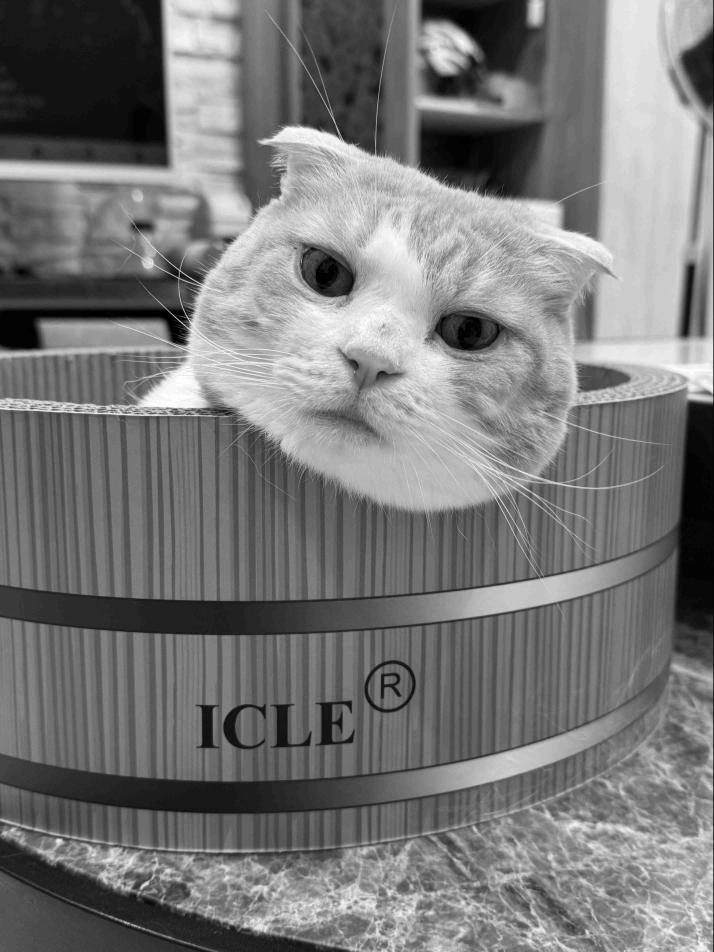
#> input picture img/attacked_jpeg.jpg, 4284 x 5712 px, given in place of watermarked.png, which was not available (shown at 1/6 size)
$ python attack_main.py
#> lines starting #> are read from the running program, lines starting #| are printed output that depends on the picture; pictures that were not available may be replaced by others from this repository, and a replacement may not be noted
### attack_simulation.py
import cv2
import numpy as np
from PIL import Image

# JPEG壓縮攻擊
# input_path: 輸入圖片路徑
# output_path: 輸出圖片路徑
# quality: JPEG品質(1-100)，數字越小壓縮越嚴重
def jpeg_compress(input_path, output_path, quality=10):
    # 使用PIL開啟圖片並以指定品質存成JPEG
#> called with input_path = 'watermarked.png', output_path = 'attacked_jpeg.jpg', quality = 20
    img = Image.open(input_path)
#> img is the input picture: PIL image 4284x5712 L; min 0, max 255, mean 120
    img.save(output_path, 'JPEG', quality=quality)
    print(f'JPEG compressed image saved to {output_path}')

# 縮放攻擊（未用於主流程，可擴充）
# [8 lines left out: function resize_attack, not called in this run]

# 高斯雜訊攻擊
# input_path: 輸入圖片路徑
# output_path: 輸出圖片路徑
# noise_std: 標準差，越大雜訊越明顯
def noise_attack(input_path, output_path, noise_std=10):
    # 讀取灰階圖片並加入高斯雜訊
#> called with input_path = 'watermarked.png', output_path = 'attacked_noise.png', noise_std = 60
    img = cv2.imread(input_path, cv2.IMREAD_GRAYSCALE)
    noise = np.random.normal(0, noise_std, img.shape)
    noisy_img = img + noise
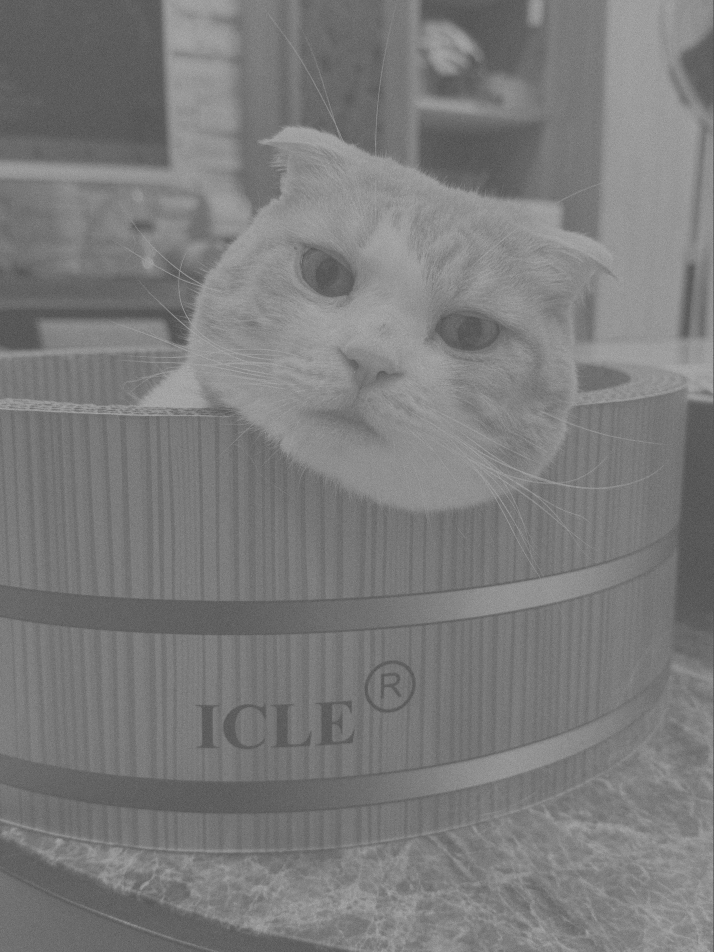
#> noisy_img: shape (5712, 4284) float64 (shown at 1/6 size); min -282.1, max 545.8, mean 120; drawn with min black and max white
    noisy_img = np.clip(noisy_img, 0, 255).astype(np.uint8)
    cv2.imwrite(output_path, noisy_img)
    print(f'Noisy image saved to {output_path}')

# [15 lines that do not run on import are left out]

### attack_main.py
# attack_main.py
# 步驟2：對加浮水印的圖片進行各種攻擊，產生多個攻擊後圖片
# 執行：python attack_main.py

import cv2
from attack_simulation import jpeg_compress, noise_attack
import numpy as np

# ====== 參數設定 ======
watermarked_img = 'watermarked.png'  # 已加浮水印的圖片

# ====== JPEG 壓縮攻擊 ======
# 將圖片以低品質存成 JPEG，模擬壓縮失真
jpeg_img = 'attacked_jpeg.jpg'
jpeg_compress(watermarked_img, jpeg_img, quality=20)  # quality 越低壓縮越嚴重
print(f'JPEG壓縮攻擊完成，輸出檔案：{jpeg_img}')

# ====== 高斯雜訊攻擊 ======
# 對圖片加入高斯雜訊，模擬感測器雜訊或傳輸干擾
noise_img = 'attacked_noise.png'
noise_attack(watermarked_img, noise_img, noise_std=60)  # noise_std 越大雜訊越明顯
print(f'高斯雜訊攻擊完成，輸出檔案：{noise_img}')

# ====== 翻轉攻擊（水平翻轉） ======
# 將圖片左右翻轉，模擬圖片被鏡像處理
flip_img = 'attacked_flip.png'
img = cv2.imread(watermarked_img, cv2.IMREAD_GRAYSCALE)
img_flip = cv2.flip(img, 1)
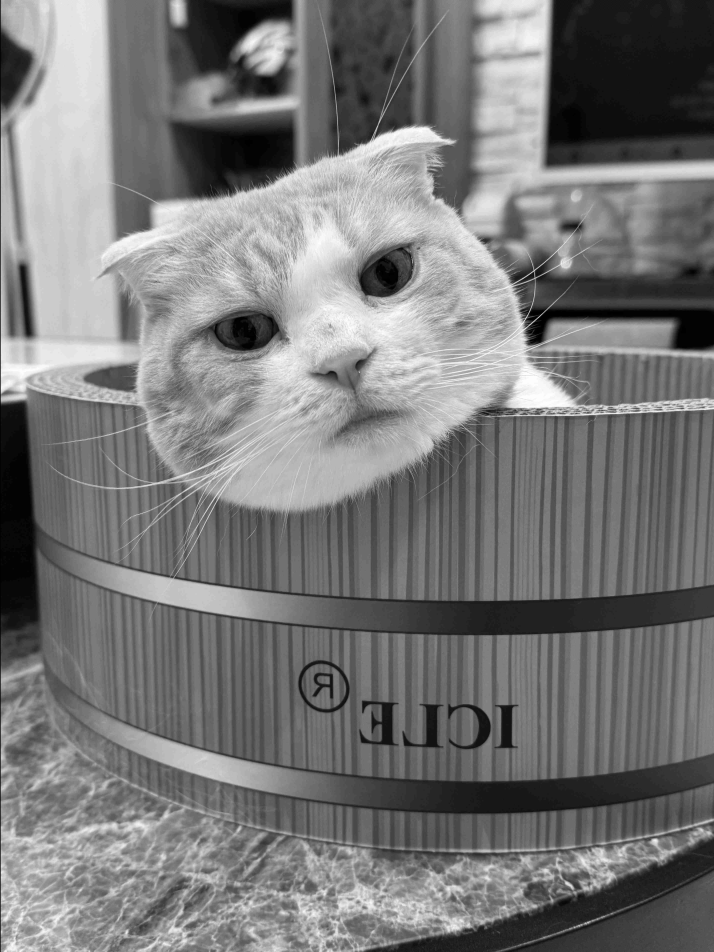
#> img_flip: shape (5712, 4284) (shown at 1/6 size); min 0, max 255, mean 120
cv2.imwrite(flip_img, img_flip)
print(f'翻轉攻擊完成，輸出檔案：{flip_img}')

# ====== 90度旋轉攻擊 ======
# 將圖片逆時針旋轉90度，模擬圖片方向被改變
rot90_img = 'attacked_rot90.png'
img = cv2.imread(watermarked_img, cv2.IMREAD_GRAYSCALE)
img_rot90 = np.rot90(img, 1)
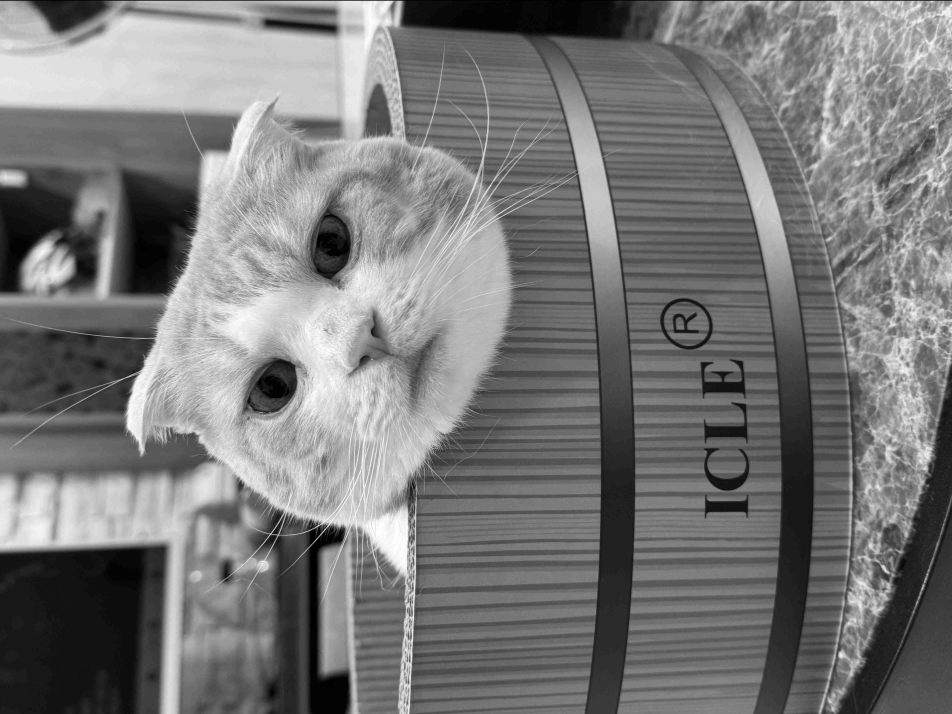
#> img_rot90: shape (4284, 5712) (shown at 1/6 size); min 0, max 255, mean 120
cv2.imwrite(rot90_img, img_rot90)
print(f'90度旋轉攻擊完成，輸出檔案：{rot90_img}')
